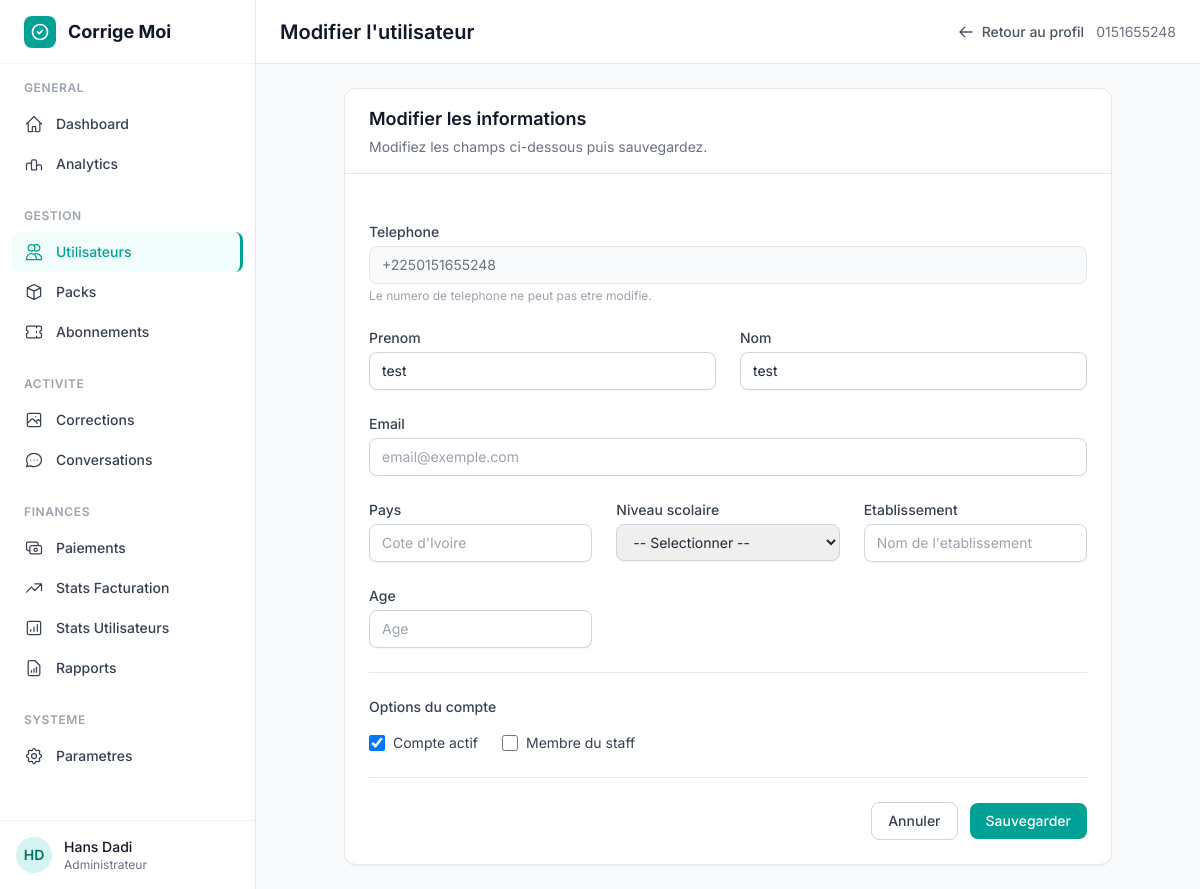
Before: /custom-admin/user/2/edit/ (signed in) with the older database file.
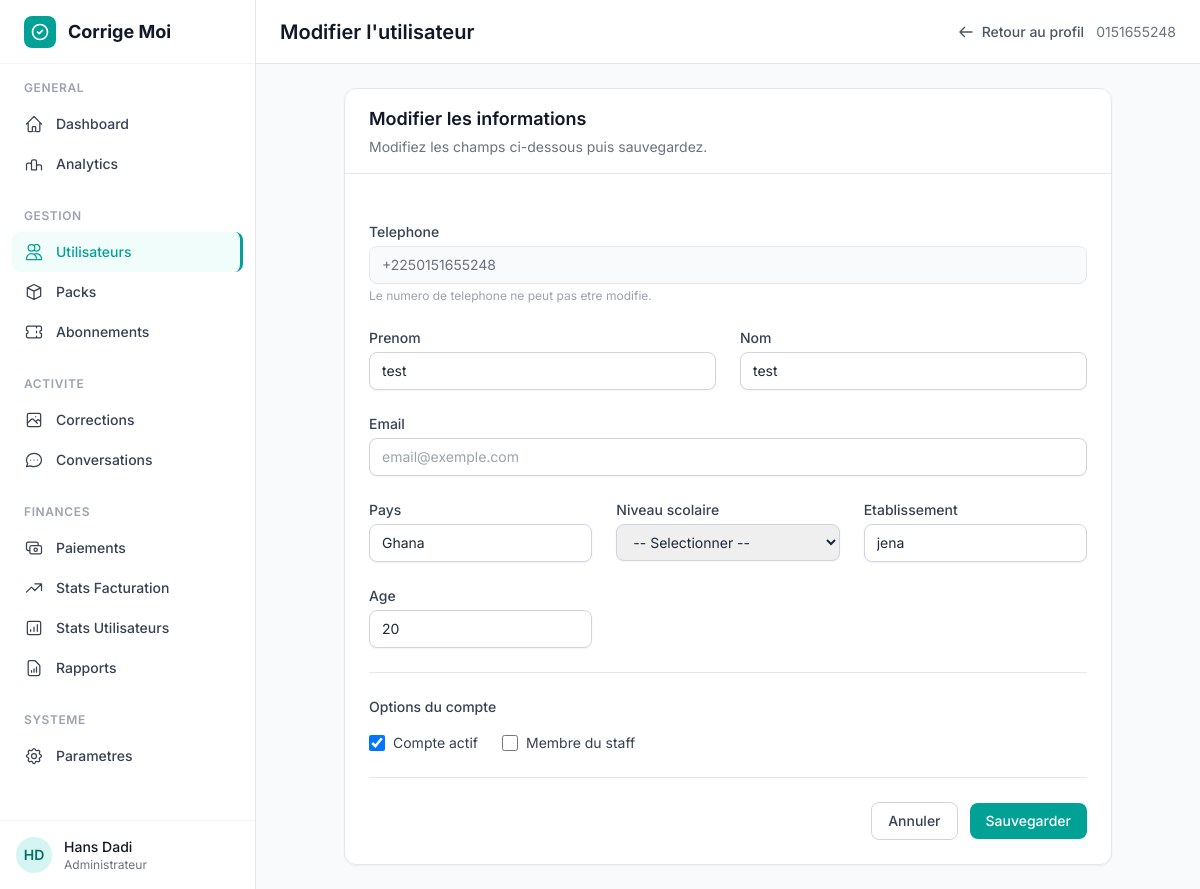
After: the same page with the newer database file.
### authentification/models.py (models this page shows, shortened)
class CustomUser(AbstractBaseUser, PermissionsMixin):
    phone_number = models.CharField(
        max_length=15,
        unique=True,
        error_messages={
            'unique': _("Un utilisateur avec ce numéro de téléphone existe déjà.")
        }
    )
    email = models.EmailField(blank=True, null=True)
    first_name = models.CharField(max_length=50)
    last_name = models.CharField(max_length=50)
    is_active = models.BooleanField(default=True)
    is_staff = models.BooleanField(default=False)
    is_verified = models.BooleanField(default=False)
    country = models.CharField(max_length=100, blank=True, null=True)
    school_level = models.CharField(max_length=100, blank=True, null=True)
    institution = models.CharField(max_length=200, blank=True, null=True)
    age = models.PositiveIntegerField(blank=True, null=True)
    date_joined = models.DateTimeField(default=timezone.now)
    USERNAME_FIELD = 'phone_number'
    REQUIRED_FIELDS = ['first_name', 'last_name']
    objects = CustomUserManager()

### custom_admin/views.py (the view, shortened to what this page needs)
# urls.py: path('user/<int:user_id>/edit/', views.admin_user_edit, name='user_edit'),
@login_required
def admin_user_edit(request, user_id):
    if not request.user.is_staff:
        return render(request, '403.html', status=403)
    user = get_object_or_404(CustomUser, id=user_id)
    return render(request, 'custom_admin/admin/user_edit.html', {'user': user})

### custom_admin/templates/custom_admin/admin/user_edit.html (shortened to what the changed rows need)
{% extends "custom_admin/base_admin.html" %}
{% block page_title %}Modifier l'utilisateur{% endblock %}
{% block content %}
<div class="max-w-3xl mx-auto">
    <div class="bg-white rounded-xl shadow-sm border border-gray-200 overflow-hidden">
        <div class="px-6 py-4 border-b border-gray-200">
            <h2 class="text-lg font-semibold text-gray-900">Modifier les informations</h2>
        </div>
        <form method="POST" class="p-6 space-y-6">
            <div>
                <label class="block text-sm font-medium text-gray-700 mb-1">Telephone</label>
                <input type="text" value="{{ user.phone_number }}" readonly disabled
                       class="block w-full rounded-lg border-gray-200 bg-gray-50 text-gray-500 text-sm px-3 py-2 border cursor-not-allowed">
                <p class="text-xs text-gray-400 mt-1">Le numero de telephone ne peut pas etre modifie.</p>
            </div>
            <div class="grid grid-cols-1 md:grid-cols-2 gap-6">
                <div>
                    <label for="first_name" class="block text-sm font-medium text-gray-700 mb-1">Prenom</label>
                    <input type="text" name="first_name" id="first_name" value="{{ user.first_name }}"
                           class="block w-full rounded-lg border-gray-300 shadow-sm focus:border-brand-500 focus:ring-brand-500 text-sm px-3 py-2 border">
                </div>
                <div>
                    <label for="last_name" class="block text-sm font-medium text-gray-700 mb-1">Nom</label>
                    <input type="text" name="last_name" id="last_name" value="{{ user.last_name }}"
                           class="block w-full rounded-lg border-gray-300 shadow-sm focus:border-brand-500 focus:ring-brand-500 text-sm px-3 py-2 border">
                </div>
            </div>
            <div class="grid grid-cols-1 md:grid-cols-3 gap-6">
                <div>
                    <label for="country" class="block text-sm font-medium text-gray-700 mb-1">Pays</label>
                    <input type="text" name="country" id="country" value="{{ user.country|default:'' }}"
                           class="block w-full rounded-lg border-gray-300 shadow-sm focus:border-brand-500 focus:ring-brand-500 text-sm px-3 py-2 border"
                           placeholder="Cote d'Ivoire">
                </div>
                <div>
                    <label for="institution" class="block text-sm font-medium text-gray-700 mb-1">Etablissement</label>
                    <input type="text" name="institution" id="institution" value="{{ user.institution|default:'' }}"
                           class="block w-full rounded-lg border-gray-300 shadow-sm focus:border-brand-500 focus:ring-brand-500 text-sm px-3 py-2 border"
                           placeholder="Nom de l'etablissement">
                </div>
            </div>
            <div class="grid grid-cols-1 md:grid-cols-3 gap-6">
                <div>
                    <label for="age" class="block text-sm font-medium text-gray-700 mb-1">Age</label>
                    <input type="number" name="age" id="age" value="{{ user.age|default:'' }}" min="1" max="120"
                           class="block w-full rounded-lg border-gray-300 shadow-sm focus:border-brand-500 focus:ring-brand-500 text-sm px-3 py-2 border"
                           placeholder="Age">
                </div>
            </div>
            <div class="border-t border-gray-200 pt-6">
                <div class="flex items-center gap-6">
                    <label class="flex items-center gap-2 cursor-pointer">
                        <input type="checkbox" name="is_active" {% if user.is_active %}checked{% endif %}
                               class="w-4 h-4 rounded border-gray-300 text-brand-500 focus:ring-brand-500">
                        <span class="text-sm text-gray-700">Compte actif</span>
                    </label>
                    <label class="flex items-center gap-2 cursor-pointer">
                        <input type="checkbox" name="is_staff" {% if user.is_staff %}checked{% endif %}
                               class="w-4 h-4 rounded border-gray-300 text-brand-500 focus:ring-brand-500">
                        <span class="text-sm text-gray-700">Membre du staff</span>
                    </label>
                </div>
            </div>
        </form>
    </div>
</div>
{% endblock %}

Changed rows visible on the page:
changed CustomUser "test": country (not shown) → "Ghana"; institution (not shown) → "jena"; age (not shown) → "20"
